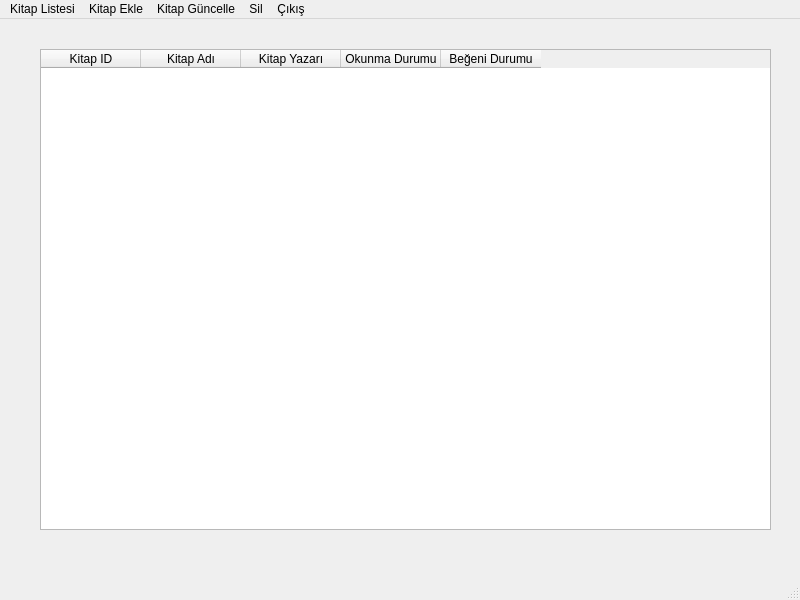
<?xml version="1.0" encoding="UTF-8"?>
<ui version="4.0">
 <class>AnaEkran</class>
 <widget class="QMainWindow" name="AnaEkran">
  <property name="geometry">
   <rect>
    <x>0</x>
    <y>0</y>
    <width>800</width>
    <height>600</height>
   </rect>
  </property>
  <property name="windowTitle">
   <string>MainWindow</string>
  </property>
  <widget class="QWidget" name="AnaForm">
   <widget class="QTableWidget" name="tableWidget">
    <property name="geometry">
     <rect>
      <x>40</x>
      <y>30</y>
      <width>731</width>
      <height>481</height>
     </rect>
    </property>
    <column>
     <property name="text">
      <string>Kitap ID</string>
     </property>
    </column>
    <column>
     <property name="text">
      <string>Kitap Adı</string>
     </property>
    </column>
    <column>
     <property name="text">
      <string>Kitap Yazarı</string>
     </property>
    </column>
    <column>
     <property name="text">
      <string>Okunma Durumu</string>
     </property>
    </column>
    <column>
     <property name="text">
      <string>Beğeni Durumu</string>
     </property>
    </column>
   </widget>
  </widget>
  <widget class="QMenuBar" name="menubar">
   <property name="geometry">
    <rect>
     <x>0</x>
     <y>0</y>
     <width>800</width>
     <height>26</height>
    </rect>
   </property>
   <widget class="QMenu" name="menuKitap_Listesi">
    <property name="title">
     <string>Kitap Listesi</string>
    </property>
    <addaction name="actionKitap_Listele"/>
   </widget>
   <widget class="QMenu" name="menuKitap_Ekle">
    <property name="title">
     <string>Kitap Ekle</string>
    </property>
    <addaction name="actionKitap_Ekle"/>
   </widget>
   <widget class="QMenu" name="menuKitap_Guncelle">
    <property name="title">
     <string>Kitap Güncelle</string>
    </property>
    <addaction name="actionKitap_G_ncelle"/>
   </widget>
   <widget class="QMenu" name="menuSil">
    <property name="title">
     <string>Sil</string>
    </property>
    <addaction name="actionKitap_Sil"/>
   </widget>
   <widget class="QMenu" name="menuCikis">
    <property name="title">
     <string>Çıkış</string>
    </property>
   </widget>
   <addaction name="menuKitap_Listesi"/>
   <addaction name="menuKitap_Ekle"/>
   <addaction name="menuKitap_Guncelle"/>
   <addaction name="menuSil"/>
   <addaction name="menuCikis"/>
  </widget>
  <widget class="QStatusBar" name="statusbar"/>
  <action name="actionKitap_Ekle">
   <property name="text">
    <string>Kitap Ekle</string>
   </property>
  </action>
  <action name="actionKitap_Listele">
   <property name="text">
    <string>Kitap Listele</string>
   </property>
  </action>
  <action name="actionKitap_G_ncelle">
   <property name="text">
    <string>Kitap Güncelle</string>
   </property>
  </action>
  <action name="actionKitap_Sil">
   <property name="text">
    <string>Kitap Sil</string>
   </property>
  </action>
 </widget>
 <resources/>
 <connections/>
</ui>
